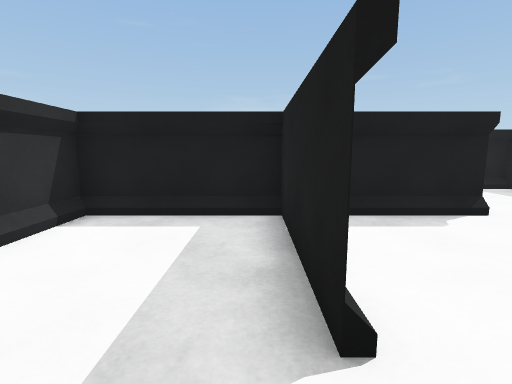
view 1 (above)

24 first-person views from a walk through a Unity game level. The camera is 1.2 m above the floor, tilts 8° down and sees 85° across. The floor is counted in squares, 1 m on a side. Each view is taken from the middle of a square. On the plan, view 1 faces up. The plan holds only what a view shows up to about 13 squares ahead; the rest is blank. The place goes on beyond the plan.

view 2
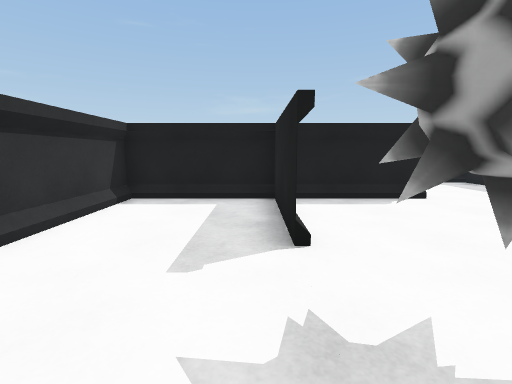

view 3
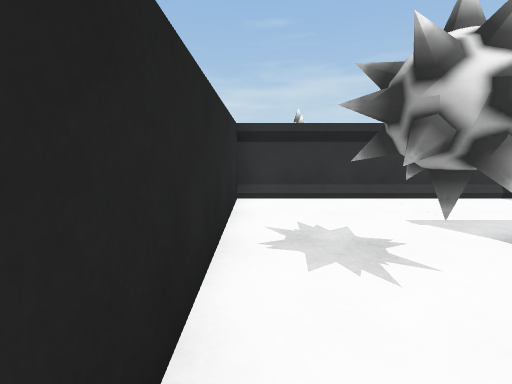

view 4
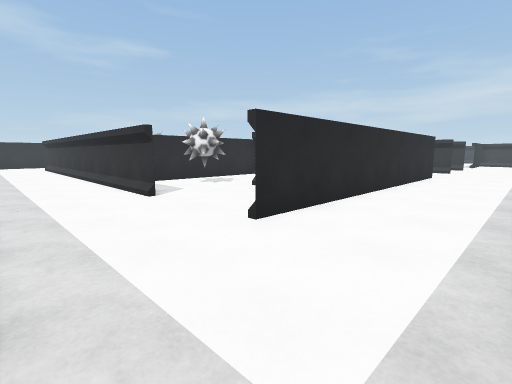

view 5
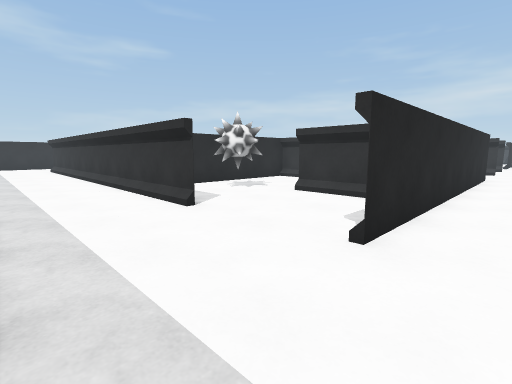

view 6
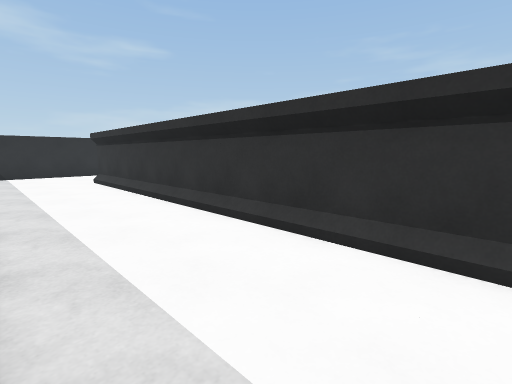

view 7
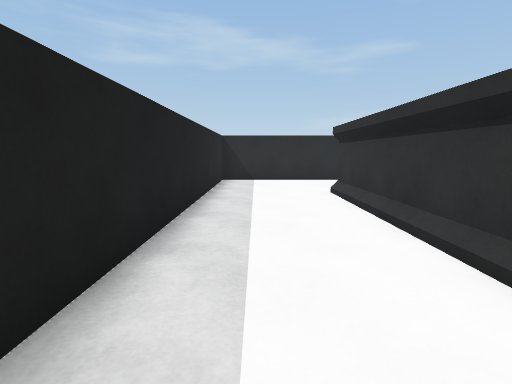

view 8
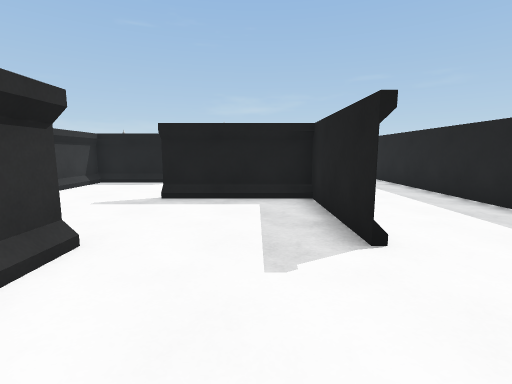

view 9
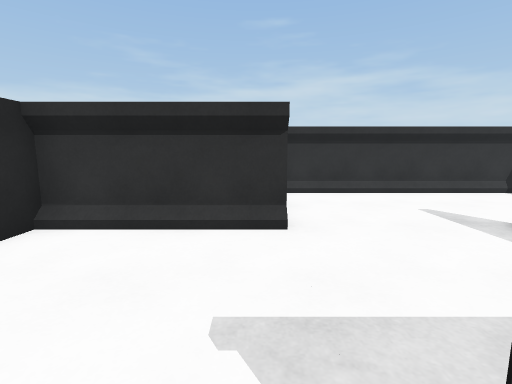

view 10
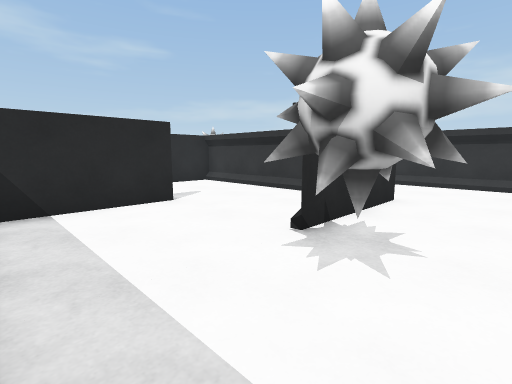

view 11
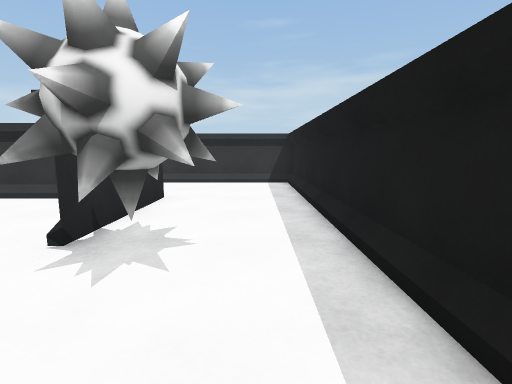

view 12
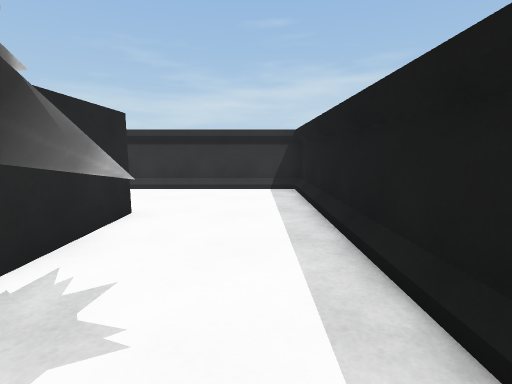

view 13
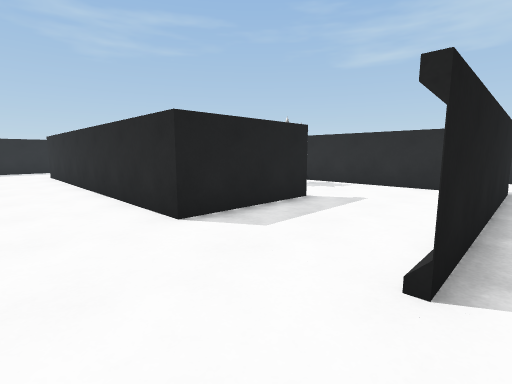

view 14
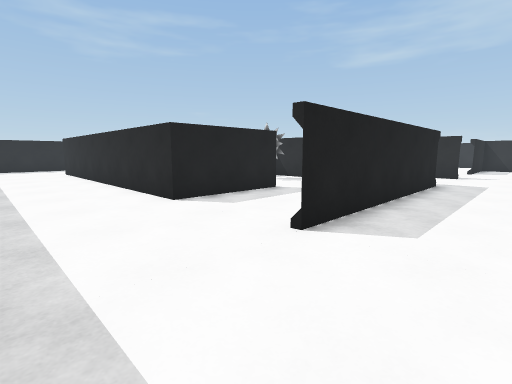

view 15
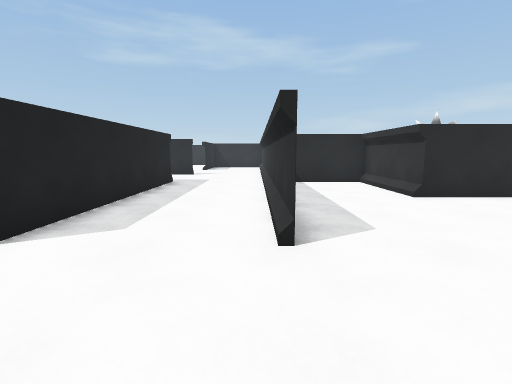

view 16
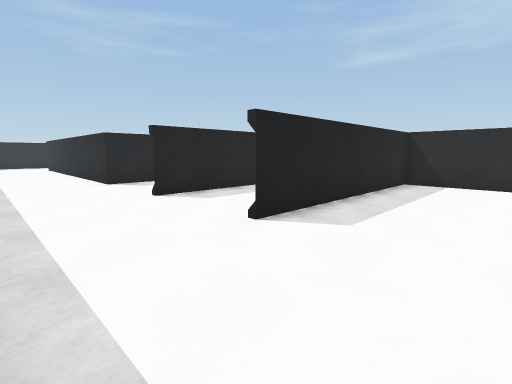

view 17
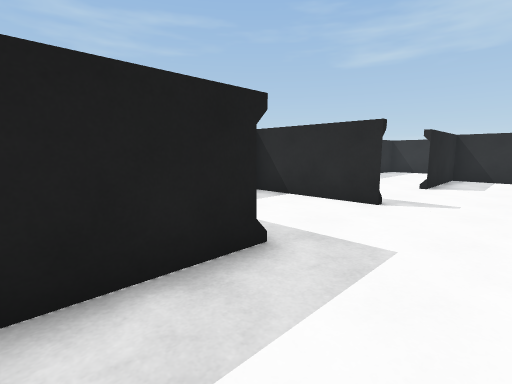

view 18
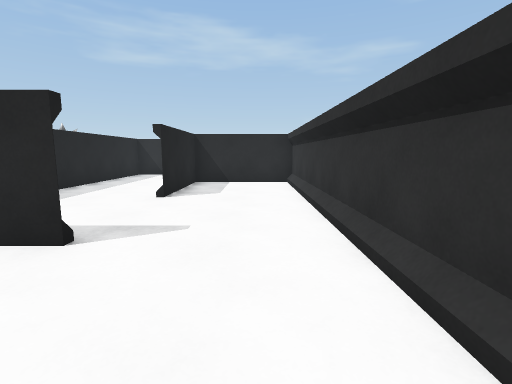

view 19
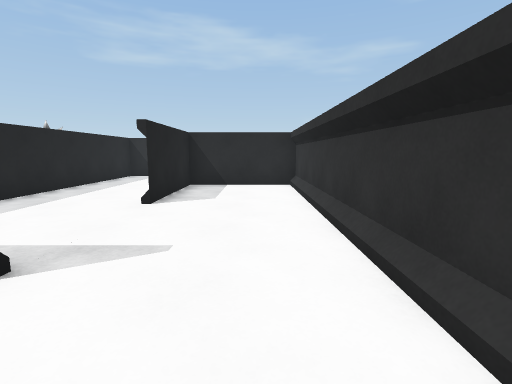

view 20
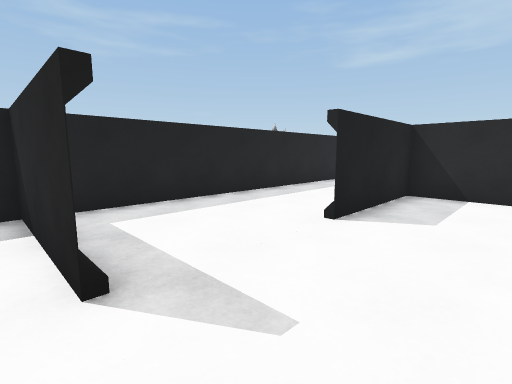

view 21
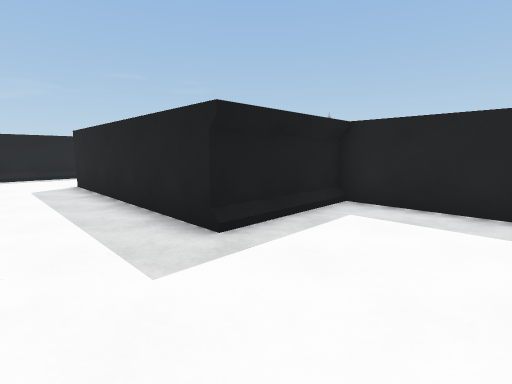

view 22
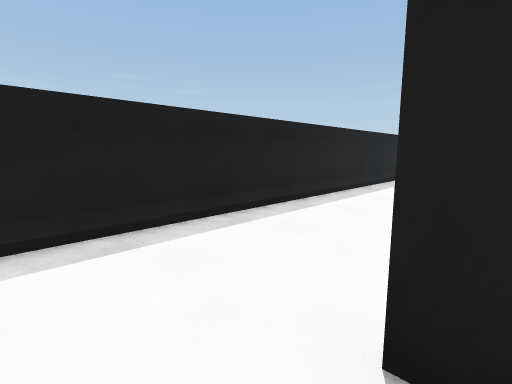

view 23
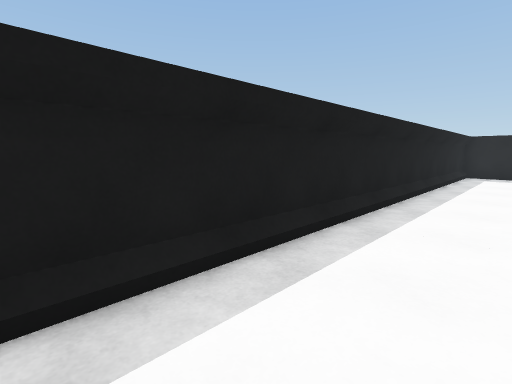

view 24
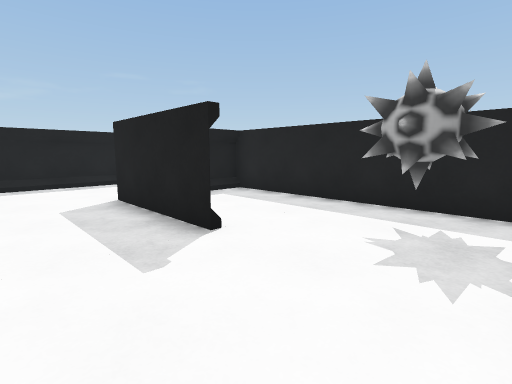

### Floor plan
Points are (right, up) in squares from view 1. A wall is a line through its corners. A room is listed if a view was taken in it or the views show most of it. See-through windows are left out.
Room 1 (views 1, 2)
walls: (0.5, 1.5) (0.5, 5.5); (1.1, 0) (1.1, 0.3); (1.3, 0) (1.1, 0.3); (1.3, -0.5) (0.5, -0.3); (1.2, -0.8) (0.9, -0.3); (-4.4, -2.5) (0.6, -2.5); (1.1, 5.5) (-3.1, 5.5); (-3.5, 5.5) (-3.5, -2.5)
ways out: opening at (1.5, -2) to room 2; gap at (1, 1) to room 2
Room 2 (views 3, 4, 5, 6, 7, 8, 9, 10, 11, 12, 13, 14, 15, 16, 17, 18, 19, 20, 21, 22, 23, 24)
walls: (-11.6, -6.5) (-7.5, -6.5); (-7, -2.5) (-11.5, -2.5) (-11.5, 5.5); (-9.9, -2.5) (-4.4, -2.5); (-5.6, -1.4) (-5.3, -0.9) (-6.1, -0.7); (-5.5, -1.4) (-5.5, -0.9); (-5, -1.7) (-5.2, -1.2); (-5.4, -1.1) (-5.7, -0.7) (-5.4, -0.3) (-5.6, -0.1); (-4.4, -1.4) (-4.9, -1.1); (-3.5, -1.8) (-3.5, 5.5); (-5.4, -0.3) (-5.4, 0.1); (-5.2, -0.1) (-5, 0.3); (-0.8, -6.5) (-3.5, -6.5) (-3.5, -14.5) (-1.6, -14.5); (-7.5, 1.4) (-7.5, 5.5) (4.5, 5.5); (0.5, -5.1) (1.1, -4.9); (1, -4.4) (1.5, -4.6); (1.1, -4.3) (1.4, -4.8); (0.6, -2.5) (3.6, -2.5); (0.4, -10.5) (3.8, -10.5); (1.7, -5.6) (1.5, -6.1); (1.6, -4.1) (1.7, -4.6); (2, -4.8) (2.2, -5.1) (2, -5.4) (2, -5.8); (2, -4.3) (2, -4.9) (2.6, -5.1); (2.2, -4.4) (1.7, -5.2) (2.2, -5.8); (1.4, -0.6) (1.2, -0.9) (1, -1); (1.7, -0.8) (1.6, -1.3); (1.1, 0.3) (1.4, 0.2); (2.5, -2.5) (0.5, -2.5); (2.1, -0.6) (2.1, -0.8) (2.2, -1); (1.9, -0.1) (2.6, -0.3); (1.9, 0.1) (2.2, -0.4) (2, -0.7); (1.6, 0.7) (1.7, 0.2); (-7.5, -17.8) (-7.5, -2.5); (0.5, -14.4) (0.5, -18.5); (-19.5, -2.5) (-15.5, -2.5) (-15.5, 5.5) (-15.5, -14.5) (-11.5, -14.5) (-11.5, -10.5); (-3.1, 5.5) (-4.6, 5.5); (0.5, 3.9) (0.5, 1.5); (-19.5, 1.6) (-19.5, 0.2); (4.5, 1.6) (4.5, -14.5) (4.5, -10.5) (0.5, -10.5); (3.2, -18.5) (8.5, -18.5) (8.5, -5.2); (4.6, 5.5) (1.1, 5.5); (8.5, 7.6) (8.5, 9.5) (-13.4, 9.5)
ways out: opening at (1.5, -2) to room 1; gap at (1, 1) to room 1; opening at (1.5, -4)

Where each view was taken, in squares from view 1:
view 1: 0 up, 0 right, facing up
view 2: 2 down, 0 right, facing up
view 3: 2 down, 4 right, facing left
view 4: 9 up, 8 right, facing down-left
view 5: 7 up, 8 right, facing down-left
view 6: 2 down, 8 right, facing down-left
view 7: 6 down, 7 right, facing down
view 8: 18 down, 3 right, facing up
view 9: 15 down, 5 right, facing left
view 10: 4 down, 4 right, facing down-left
view 11: 4 down, 4 right, facing left
view 12: 4 down, 2 right, facing left
view 13: 8 up, 12 left, facing down-right
view 14: 9 up, 14 left, facing down-right
view 15: 9 up, 15 left, facing down
view 16: 9 up, 19 left, facing down-right
view 17: 0 up, 14 left, facing down-right
view 18: 3 down, 14 left, facing down
view 19: 4 down, 14 left, facing down
view 20: 6 down, 14 left, facing down-right
view 21: 6 down, 14 left, facing up-right
view 22: 5 up, 13 left, facing up-right
view 23: 7 up, 8 left, facing up-right
view 24: 2 down, 10 left, facing up-right
